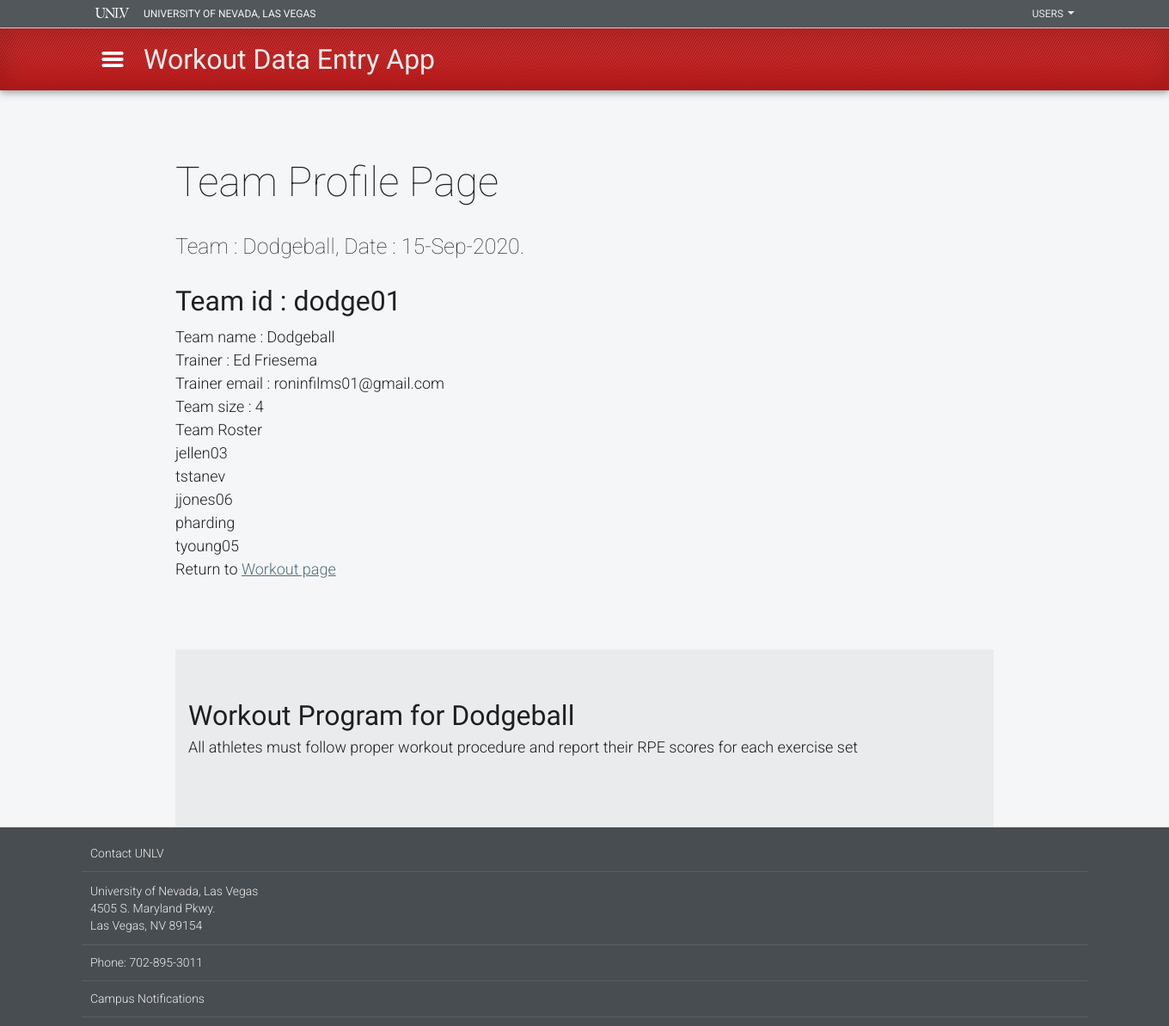
/team_profile/Dodgeball (signed in), run on the app's committed database.
### app/models.py (models this page shows, shortened)
class Team(UserMixin, db.Model):
    id = db.Column(db.Integer, primary_key=True)
    username = db.Column(db.String(64), index=True, unique=True)
    team_name = db.Column(db.String(64), index=True)
    team_size = db.Column(db.Integer)
    trainer = db.Column(db.String(64))
    trainer_email = db.Column(db.String(120), index=True)
    password_hash = db.Column(db.String(128))
    athlete_userids = db.Column(db.String(140))    # A string representing a list of athlete_id strings
    workouts = db.relationship('Workout', backref='team', lazy='dynamic')

### app/routes.py (the view)
@app.route('/team_profile/<team_name>')
@login_required
def team_profile(team_name):
    team = current_user
    dateString =  datetime.now().strftime("%d-%b-%Y")
    form = TeamProfileForm()
    team_roster= current_user.athlete_userids[1:-1].split(",")  #Take the athlete_userids string and split it into a list of athletes
    return render_template('team_profile.html', team=team, form=form, date=dateString, team_roster=team_roster)

### app/models.py (called while the page is built)
@login.user_loader      ##Necessary loader function to take login id string and convert it into int
def load_user(id):
    return Team.query.get(int(id))

### app/templates/team_profile.html (shortened to what this page needs)
{% extends "layout.html" %}
{% block content %}
<div id="content">
  <div id="content-main" role="main" aria-label="main content">
    <div class="region region-content">
      <form action="" method="post" novalidate
      style="width:70%; margin-top: 20px; margin-left: auto; margin-right:auto; text-align:left;">
        <section aria-label="Team Profile Page">
          <h2 class="clear-margins">Team Profile Page</h2>
          <p class="lead">Team :  {{current_user.team_name}}, Date :  {{date}}.</p>
          <h1>Team id : {{team.username}}</h1>
          <div>Team name : {{team.team_name}}</div>
          <div>Trainer : {{team.trainer}}</div>
          <div>Trainer email : {{team.trainer_email}}</div>
          <div>Team size : {{team.team_size}}</div>
          <div>Team Roster</div>
          {% for athlete in team_roster %}
          <div>{{athlete}}</div>
          {% endfor %}
          <p>Return to <a href="{{url_for('workout')}}">Workout page</a></p>
        </section>
        <section class="bg-gray">
          <div class="container">
            <h3 class="clear-margin-top">Workout Program for {{current_user.team_name}}</h3>
            <p>All athletes must follow proper workout procedure and report their RPE scores for each exercise set </p>
          </div>
        </section>
      </form>
    </div>
  </div>
</div>
{% endblock %}

### app/static/css/layout.css (style rules this page uses)
html { background-color:#484d51; }
body.navbar-is-fixed-top { padding-top: 72px !important; }
@media (min-width: 768px) { body.navbar-is-fixed-top { padding-top: 104px !important; } }

### data on the page
Team: team_name "Dodgeball", username "dodge01", trainer "Ed Friesema", trainer_email "roninfilms01@gmail.com", team_size "4"

### other printed values
{{ athlete }} "jellen03" "tstanev" "jjones06" "pharding" "tyoung05"
